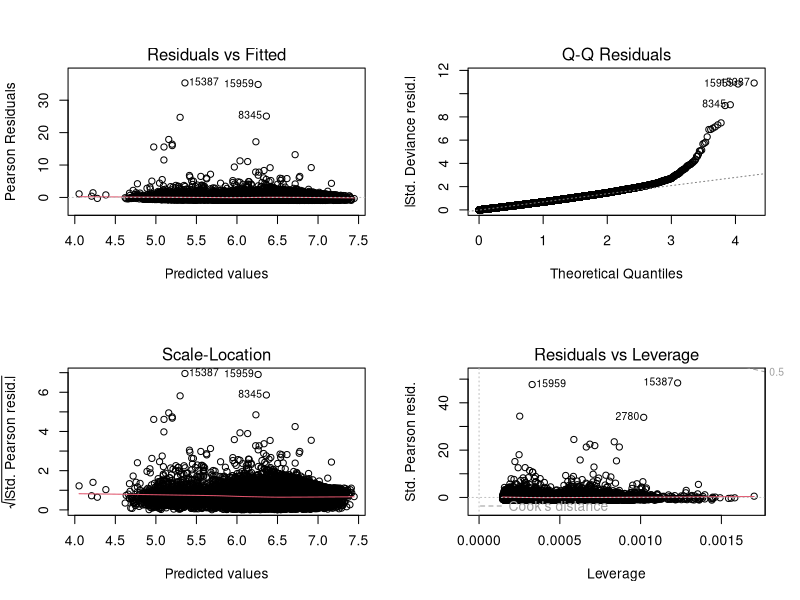

Source code (R):
# %% Q1 ----
# % Step 1: importing the data & data cleaning ----
data <- read.table("wage.txt", header=T)

# making negative experience values to meaningful 0's
data$experience <- ifelse(data$experience < 0, 0, data$experience)

# unique values under wage column
sum(is.na(data))

# % Step 2: Fitting the data
# checking the minimum value of wage
min(data['wage'])   

# Fitting Gamma GLM to the data
model_gamma <- glm(wage ~ ., data=data, family=Gamma(link="log"))
summary(model_gamma)

par(mfrow=c(2,2))
plot(model_gamma)

